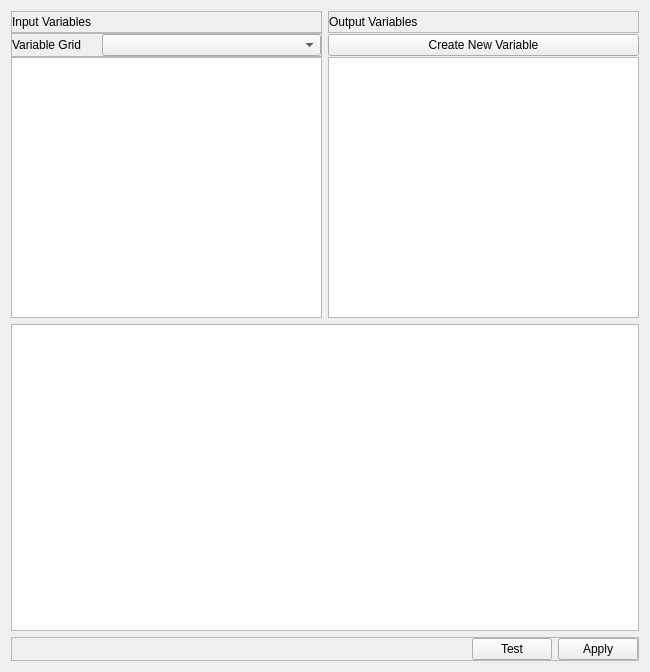
<?xml version="1.0" encoding="UTF-8"?>
<ui version="4.0">
 <class>PythonGUI</class>
 <widget class="QWidget" name="PythonGUI">
  <property name="geometry">
   <rect>
    <x>0</x>
    <y>0</y>
    <width>650</width>
    <height>672</height>
   </rect>
  </property>
  <property name="sizePolicy">
   <sizepolicy hsizetype="Minimum" vsizetype="Minimum">
    <horstretch>0</horstretch>
    <verstretch>0</verstretch>
   </sizepolicy>
  </property>
  <property name="windowTitle">
   <string>Form</string>
  </property>
  <layout class="QVBoxLayout" name="verticalLayout">
   <item>
    <widget class="QFrame" name="frame_6">
     <property name="sizePolicy">
      <sizepolicy hsizetype="Minimum" vsizetype="Minimum">
       <horstretch>0</horstretch>
       <verstretch>0</verstretch>
      </sizepolicy>
     </property>
     <property name="frameShape">
      <enum>QFrame::NoFrame</enum>
     </property>
     <property name="frameShadow">
      <enum>QFrame::Raised</enum>
     </property>
     <layout class="QGridLayout" name="gridLayout">
      <property name="leftMargin">
       <number>0</number>
      </property>
      <property name="topMargin">
       <number>0</number>
      </property>
      <property name="rightMargin">
       <number>0</number>
      </property>
      <property name="bottomMargin">
       <number>0</number>
      </property>
      <property name="horizontalSpacing">
       <number>-1</number>
      </property>
      <property name="verticalSpacing">
       <number>0</number>
      </property>
      <item row="0" column="1">
       <widget class="QFrame" name="frame_9">
        <property name="frameShape">
         <enum>QFrame::StyledPanel</enum>
        </property>
        <property name="frameShadow">
         <enum>QFrame::Raised</enum>
        </property>
        <layout class="QHBoxLayout" name="horizontalLayout_6">
         <property name="spacing">
          <number>0</number>
         </property>
         <property name="leftMargin">
          <number>0</number>
         </property>
         <property name="topMargin">
          <number>0</number>
         </property>
         <property name="rightMargin">
          <number>0</number>
         </property>
         <property name="bottomMargin">
          <number>0</number>
         </property>
         <item>
          <widget class="QLabel" name="label_6">
           <property name="text">
            <string>Output Variables</string>
           </property>
          </widget>
         </item>
         <item>
          <spacer name="horizontalSpacer_6">
           <property name="orientation">
            <enum>Qt::Horizontal</enum>
           </property>
           <property name="sizeHint" stdset="0">
            <size>
             <width>173</width>
             <height>20</height>
            </size>
           </property>
          </spacer>
         </item>
        </layout>
       </widget>
      </item>
      <item row="2" column="0">
       <widget class="QFrame" name="frame_7">
        <property name="frameShape">
         <enum>QFrame::StyledPanel</enum>
        </property>
        <property name="frameShadow">
         <enum>QFrame::Raised</enum>
        </property>
        <layout class="QHBoxLayout" name="horizontalLayout_4" stretch="0,0,1">
         <property name="spacing">
          <number>0</number>
         </property>
         <property name="leftMargin">
          <number>0</number>
         </property>
         <property name="topMargin">
          <number>0</number>
         </property>
         <property name="rightMargin">
          <number>0</number>
         </property>
         <property name="bottomMargin">
          <number>0</number>
         </property>
         <item>
          <widget class="QLabel" name="label_4">
           <property name="text">
            <string>Variable Grid</string>
           </property>
          </widget>
         </item>
         <item>
          <spacer name="horizontalSpacer_4">
           <property name="orientation">
            <enum>Qt::Horizontal</enum>
           </property>
           <property name="sizeHint" stdset="0">
            <size>
             <width>20</width>
             <height>20</height>
            </size>
           </property>
          </spacer>
         </item>
         <item>
          <widget class="QComboBox" name="comboBox_2"/>
         </item>
        </layout>
       </widget>
      </item>
      <item row="3" column="0">
       <widget class="QTableWidget" name="tableWidget_3"/>
      </item>
      <item row="0" column="0">
       <widget class="QFrame" name="frame_8">
        <property name="frameShape">
         <enum>QFrame::StyledPanel</enum>
        </property>
        <property name="frameShadow">
         <enum>QFrame::Raised</enum>
        </property>
        <layout class="QHBoxLayout" name="horizontalLayout_5">
         <property name="spacing">
          <number>0</number>
         </property>
         <property name="leftMargin">
          <number>0</number>
         </property>
         <property name="topMargin">
          <number>0</number>
         </property>
         <property name="rightMargin">
          <number>0</number>
         </property>
         <property name="bottomMargin">
          <number>0</number>
         </property>
         <item>
          <widget class="QLabel" name="label_5">
           <property name="text">
            <string>Input Variables</string>
           </property>
          </widget>
         </item>
         <item>
          <spacer name="horizontalSpacer_5">
           <property name="orientation">
            <enum>Qt::Horizontal</enum>
           </property>
           <property name="sizeHint" stdset="0">
            <size>
             <width>168</width>
             <height>20</height>
            </size>
           </property>
          </spacer>
         </item>
        </layout>
       </widget>
      </item>
      <item row="3" column="1">
       <widget class="QTableWidget" name="tableWidget_4"/>
      </item>
      <item row="2" column="1">
       <widget class="QPushButton" name="pushButton">
        <property name="text">
         <string>Create New Variable</string>
        </property>
       </widget>
      </item>
     </layout>
    </widget>
   </item>
   <item>
    <widget class="QTextEdit" name="textEdit"/>
   </item>
   <item>
    <widget class="QFrame" name="frame">
     <property name="frameShape">
      <enum>QFrame::StyledPanel</enum>
     </property>
     <property name="frameShadow">
      <enum>QFrame::Raised</enum>
     </property>
     <layout class="QHBoxLayout" name="horizontalLayout">
      <property name="spacing">
       <number>-1</number>
      </property>
      <property name="leftMargin">
       <number>0</number>
      </property>
      <property name="topMargin">
       <number>0</number>
      </property>
      <property name="rightMargin">
       <number>0</number>
      </property>
      <property name="bottomMargin">
       <number>0</number>
      </property>
      <item>
       <spacer name="horizontalSpacer">
        <property name="orientation">
         <enum>Qt::Horizontal</enum>
        </property>
        <property name="sizeHint" stdset="0">
         <size>
          <width>40</width>
          <height>20</height>
         </size>
        </property>
       </spacer>
      </item>
      <item>
       <widget class="QPushButton" name="pushButton_2">
        <property name="text">
         <string>Test</string>
        </property>
       </widget>
      </item>
      <item>
       <widget class="QPushButton" name="pushButton_3">
        <property name="text">
         <string>Apply</string>
        </property>
       </widget>
      </item>
     </layout>
    </widget>
   </item>
  </layout>
 </widget>
 <resources/>
 <connections/>
</ui>
